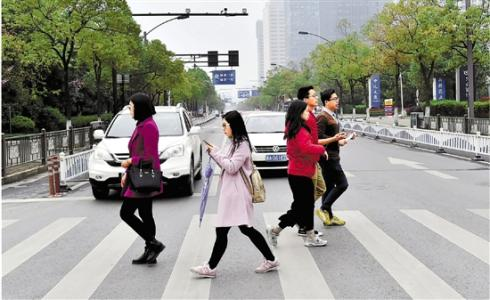
//> input picture Pedestrian_Detection/Test.jpg, 490 x 300 px
$ ./peopledetect Test.jpg   (built with g++ and OpenCV 4)
//> lines starting //> are read from the running program, lines starting //| are printed output that depends on the picture; after the words box and inside, x2 and y2 are one past the last pixel; in counts of white or black regions, pixels touching at a corner belong together
#include "opencv2/imgproc/imgproc.hpp"
#include "opencv2/objdetect/objdetect.hpp"
#include "opencv2/highgui/highgui.hpp"

#include <stdio.h>
#include <string.h>
#include <ctype.h>

using namespace cv;
using namespace std;

int main(int argc, char** argv)
{
    Mat img;
    FILE* f = 0;
    char _filename[1024];

    if( argc == 1 )
    {
        printf("Usage: %s (<image_filename> | <image_list>.txt)\n", argv[0]);
        return 0;
    }
    img = imread(argv[1]);
//> img is the input picture: 300 rows x 490 cols, CV_8UC3; mean B, G, R 140.8, 149.3, 150.6

    if( img.data )
    {
        strcpy(_filename, argv[1]);
    }
    else
    {
        f = fopen(argv[1], "rt");
        if(!f)
        {
            fprintf( stderr, "ERROR: the specified file could not be loaded\n");
            return -1;
        }
    }

    HOGDescriptor hog;
    hog.setSVMDetector(HOGDescriptor::getDefaultPeopleDetector());
    namedWindow("people detector", 1);

    for(;;)
    {
        char* filename = _filename;
//> filename = "Test.jpg"
        if(f)
        {
            if(!fgets(filename, (int)sizeof(_filename)-2, f))
                break;
            //while(*filename && isspace(*filename))
            //  ++filename;
            if(filename[0] == '#')
                continue;
            int l = (int)strlen(filename);
            while(l > 0 && isspace(filename[l-1]))
                --l;
            filename[l] = '\0';
            img = imread(filename);
        }
        printf("%s:\n", filename);
//| Test.jpg:
        if(!img.data)
            continue;

        fflush(stdout);
        vector<Rect> found, found_filtered;
        double t = (double)getTickCount();
        // run the detector with default parameters. to get a higher hit-rate
        // (and more false alarms, respectively), decrease the hitThreshold and
        // groupThreshold (set groupThreshold to 0 to turn off the grouping completely).
        hog.detectMultiScale(img, found, 0, Size(8,8), Size(32,32), 1.05, 2);
//> found = 4 Rects (x, y, width, height): [262, 78, 92, 184], [88, 84, 105, 210], [164, 66, 122, 234], [258, 16, 127, 253]
        t = (double)getTickCount() - t;
        printf("tdetection time = %gms\n", t*1000./cv::getTickFrequency());
        size_t i, j;
        for( i = 0; i < found.size(); i++ )
        {
            Rect r = found[i];
            for( j = 0; j < found.size(); j++ )
                if( j != i && (r & found[j]) == r)
                    break;
            if( j == found.size() )
                found_filtered.push_back(r);
        }
//> this loop made 4 passes
        for( i = 0; i < found_filtered.size(); i++ )
        {
            Rect r = found_filtered[i];
            // the HOG detector returns slightly larger rectangles than the real objects.
            // so we slightly shrink the rectangles to get a nicer output.
            r.x += cvRound(r.width*0.1);
            r.width = cvRound(r.width*0.8);
            r.y += cvRound(r.height*0.07);
            r.height = cvRound(r.height*0.8);
            rectangle(img, r.tl(), r.br(), cv::Scalar(0,255,0), 3);
        }
//> this loop made 3 passes
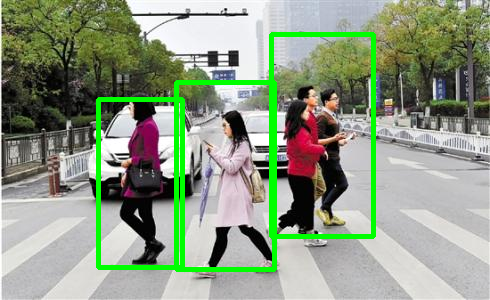
//> img: 300 rows x 490 cols, CV_8UC3; 5.42% of pixels changed, all inside (x1, y1, x2, y2) = (96, 32, 376, 272)
        imshow("people detector", img);
        int c = waitKey(0) & 255;
//> the 'q' key is pressed
        if( c == 'q' || c == 'Q' || !f)
            break;
    }
    if(f)
        fclose(f);
    return 0;
}
